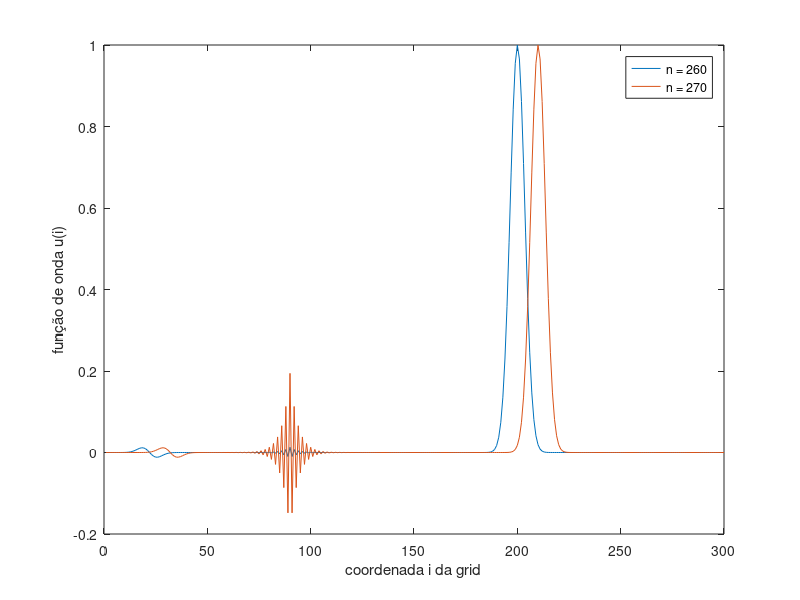
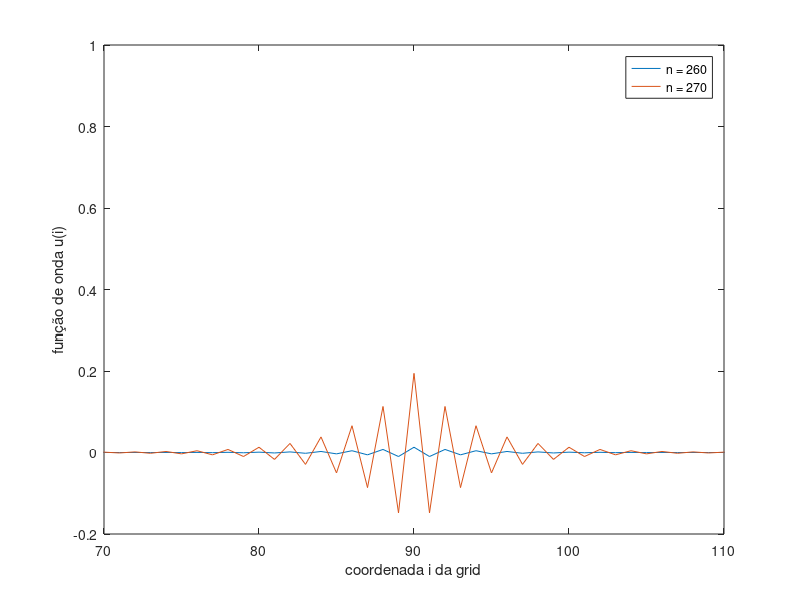

Write MATLAB code to recreate these figures, in order.
%wave parameters
Nt = 300;
Nz = 300;
S = 1;

%matrix values
u1 = zeros(Nt,Nz);

%gaussian pulse parameters
sigma = 1/sqrt(2*pi);
nDt = 10; %interval between 1/e points
interval = 2*sigma*sqrt(2)/nDt; %size of interval
i_pico = 60; %max position
media = interval * i_pico;

for i = 1:(i_pico * 2)
    u1(i, 1) = normpdf((i-1)*interval, media, sigma);
end

for n = 2:(Nt-1)
    for z = 2:(Nz-1)
        S = 1;
        if z == 90
            S = 1.075;
        end
        u1(n+1, z) = S*S*(u1(n, z+1) - 2*u1(n, z) + u1(n,z-1)) + 2*u1(n,z) - u1(n-1, z);
    end
end

%normal
figure(1)
x = 1:Nz;
plot(x, u1(260,:))
hold on
plot(x, u1(270,:))
xlim([0 Nz])
hold off
legend({'n = 260','n = 270'},'Location','northeast');
xlabel('coordenada i da grid')
ylabel('função de onda u(i)')

%zoom
figure(2)
x = 1:Nz;
plot(x, u1(260,:))
hold on
plot(x, u1(270,:))
xlim([70 110])
hold off
legend({'n = 260','n = 270'},'Location','northeast');
xlabel('coordenada i da grid')
ylabel('função de onda u(i)')
